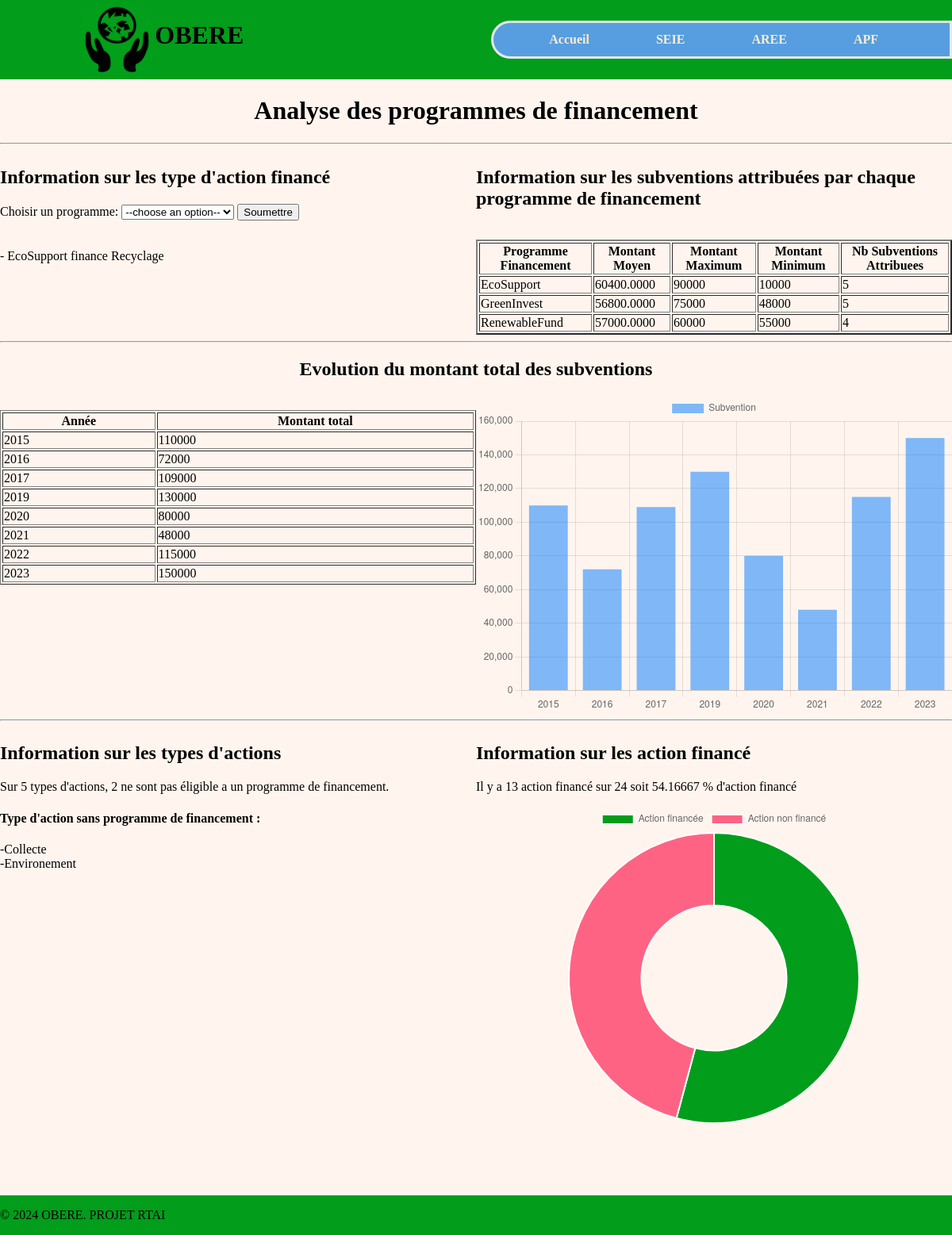
Page /site/page_apf.php on the committed database.
### tables this page shows
CREATE TABLE ProgrammeFinancement(
   nomPF VARCHAR(50),
   montantMaxAction INT,
   procedurePF VARCHAR(200),
   PRIMARY KEY(nomPF)
);

CREATE TABLE TypeAction(
   idTA INT,
   categorie VARCHAR(50),
   description VARCHAR(200),
   PRIMARY KEY(idTA)
);

### site/utils.php (called while the page is built, shortened)
<?php
class Utils{
  static function query($connexion, $sql){
    $result = null;
    try{
      $statement = $connexion->prepare($sql);
      $statement->execute();
      $result = $statement->fetchAll();
    }
    catch (PDOException $e){
      echo 'Echec de query : '.$e->getMessage();
    }
    return $result;
  }
}
 ?>

### site/page_apf.php (the view, shortened to what this page needs)
<!DOCTYPE html>
<html lang="fr">
<head>
</head>
<body>
    <?php include "header.php"; ?>
    <h1>Analyse des programmes de financement</h1>
    <hr>
    <div class="section1">
        <section class="section">
            <h2>Information sur les type d'action financé</h2>
            <?php
            include_once("utils.php");
            $connexion = Utils::connect();
            if ($connexion) {
            $sql = "SELECT nomPF AS ProgrammeFinancement
            FROM
            ProgrammeFinancement;";
            $result = Utils::query($connexion, $sql);
            $ProgrammeSelectionnee = $result[0][0];
        }
        ?>
      <form action="page_apf.php" method="post">
        Choisir un programme:
        <select name="list">
          <option value="">--choose an option--</option>
        </select>
        <input type="submit" value="Soumettre">
      </form>
      <br><br>
        <?php
        include_once("utils.php");
        $connexion = Utils::connect();
        if ($connexion) {
          $sql1 = "SELECT
          PF.nomPF AS ProgrammeFinancement,
          TA.categorie AS TypeAction
          FROM
          ProgrammeFinancement PF
          JOIN
          Eligible E ON PF.nomPF = E.nomPF
          JOIN
          TypeAction TA ON E.idTA = TA.idTA
          WHERE
          PF.nomPF = '$ProgrammeSelectionnee';";
          $result1 = Utils::query($connexion, $sql1);
        }
        ?>
         <?php
            foreach ($result1 as $row) {
                echo '- ' . $row['ProgrammeFinancement'] . ' finance ' . $row['TypeAction'] .'<br>' ;
            }
            ?>
        </section>
        <section class="section">
            <h2>Information sur les subventions attribuées par chaque programme de financement</h2>
            <br>
            <?php
        include_once("utils.php");
        $connexion = Utils::connect();
        if ($connexion) {
            $sql = "SELECT
            PF.nomPF AS ProgrammeFinancement,
            AVG(F.montantF) AS MontantMoyen,
            MAX(F.montantF) AS MontantMaximum,
            MIN(F.montantF) AS MontantMinimum,
            COUNT(F.idA) AS NombreSubventionsAttribuees
            FROM
            ProgrammeFinancement PF
            JOIN
            Financer F ON PF.nomPF = F.nomPF
            GROUP BY
            PF.nomPF;";
            $result = Utils::query($connexion, $sql);
        }
        ?>
        <table border="2">
            <tr>
                <th>Programme Financement</th>
                <th>Montant Moyen</th>
                <th>Montant Maximum</th>
                <th>Montant Minimum</th>
                <th>Nb Subventions Attribuees</th>
            </tr>
            <?php
            foreach ($result as $row) {
                echo '<tr>';
                echo '<td>' . $row['ProgrammeFinancement'] . ' </td>';
                echo '<td>' . $row['MontantMoyen'] . ' </td>';
                echo '<td>' . $row['MontantMaximum'] . ' </td>';
                echo '<td>' . $row['MontantMinimum'] . ' </td>';
                echo '<td>' . $row['NombreSubventionsAttribuees'] . ' </td>';
                echo '</tr>';
            }
            ?>
        </table>
        </section>
    </div>
    <hr>
    <div class="part2">
        <h2>Evolution du montant total des subventions</h2>
        <div class="section2">
            <section class="section">
                <br>
                <?php
                include_once("utils.php");
                $connexion = Utils::connect();
                if ($connexion) {
                    $sql = "SELECT F.anneeF, SUM(F.montantF) AS montantTotal
                            FROM Financer F
                            GROUP BY F.anneeF;";
                    $result = Utils::query($connexion, $sql);
                }
                ?>
                <table border="1">
                    <tr>
                        <th>Année</th>
                        <th>Montant total</th>
                    </tr>
                    <?php
                    foreach ($result as $row) {
                        echo '<tr>';
                        echo '<td>' . $row['anneeF'] . ' </td>';
                        echo '<td>' . $row['montantTotal'] . ' </td>';
                        echo '</tr>';
                        $annees[] = $row['anneeF'];
                        $mTotals[] = $row['montantTotal'];
                    }
                    ?>
                </table>
            </section>
            <canvas id="chart1"></canvas>
            <script>
                var annees = <?php echo json_encode($annees); ?>;
                var mTotals = <?php echo json_encode($mTotals); ?>;
                let ctx = document.getElementById("chart1").getContext('2d');
                let data = {
                    labels: annees,
                    datasets: [{
                        label: 'Subvention',
                        data: mTotals,
                        backgroundColor: 'rgba(0,123,255,0.5)'
                    }]
                };
                let myChart = new Chart(ctx, {
                    type: 'bar',
                    data: data,
                    options: {}
                });
            </script>
        </div>
    </div>
    <hr>
    <div class="section3">
        <section class="section">
            <h2>Information sur les types d'actions</h2>
            <?php
            include_once("utils.php");
            $connexion = Utils::connect();
            if ($connexion) {
                $sql1 = "SELECT categorie
                        FROM TypeAction
                        WHERE idTA NOT IN(
                            SELECT idTA
                            FROM Eligible);";
                $sql2 = "SELECT COUNT(*) AS nbTA FROM TypeAction;";
                $sql3 = "SELECT (SELECT COUNT(*) FROM TypeAction) - COUNT(DISTINCT idTA) AS TypeAsansF
                        FROM Eligible;";
                $result1 = Utils::query($connexion, $sql1);
                $result2 = Utils::query($connexion, $sql2);
                $result3 = Utils::query($connexion, $sql3);
            }
            ?>
            <p>Sur <?php echo $result2[0][0] ?> types d'actions, <?php echo $result3[0][0] ?> ne sont pas éligible a un programme de financement.</p>
            <h4>Type d'action sans programme de financement :</h4>
            <?php
            foreach ($result1 as $row) {
                echo '-' . $row['categorie'] . '<br>';
            }
            ?>
        </section>
        <section class="section">
            <h2>Information sur les action financé</h2>
            <?php
            include_once("utils.php");
            $connexion = Utils::connect();
            if ($connexion) {
                $sql1 = "SELECT (SELECT COUNT(DISTINCT idA) FROM Financer) * 100.0 / COUNT(idA) AS prActionsFinancees
                        FROM Action;";
                $sql2 = "SELECT COUNT(*) AS nbActions FROM Action;";
                $sql3 = "SELECT COUNT(DISTINCT idA) AS nbActionF FROM Financer;";
                $result1 = Utils::query($connexion, $sql1);
                $result2 = Utils::query($connexion, $sql2);
                $result3 = Utils::query($connexion, $sql3);
            }
            ?>
            <p>Il y a <?php echo $result3[0][0]; ?> action financé sur <?php echo $result2[0][0]; ?> soit <?php echo $result1[0][0]; ?> % d'action financé</p>
            <canvas id="chart2"></canvas>
            <script>
                var actionF = <?php echo json_encode($result3[0][0]); ?>;
                var actionNotF = <?php echo json_encode($result2[0][0] - $result3[0][0]); ?>;
                let ctx2 = document.getElementById("chart2").getContext('2d');
                let data2 = {
                    labels: ['Action financée', 'Action non financé'],
                    datasets: [{
                        label: 'nb action',
                        data: [actionF, actionNotF],
                        backgroundColor: ['rgb(1, 157, 27)', 'rgb(255, 99, 132)']
                    }]
                };
                let myChart2 = new Chart(ctx2, {
                    type: 'doughnut',
                    data: data2,
                });
            </script>
        </section>
    </div>
    <br><br><br><br><br>
    <?php include "footer.php"; ?>
</body>
</html>

### site/header.php (shortened to what this page needs)
<!DOCTYPE html>
<html lang="fr">
<head>
</head>
<body>
    <header>
        <div class="logo">
            <img class="game-icons-ecology" src="img/game-icons-ecology.png" />
            <h1>OBERE</h1>
        </div>
        <div class="head_link">
            <a class="text_link" href="index.php">Accueil</a>
            <a class="text_link" href="page_seie.php">SEIE</a>
            <a class="text_link" href="page_aree.php">AREE</a>
            <a class="text_link" href="page_apf.php">APF</a>
        </div>
    </header>
</body>
</html>

### site/footer.php (shortened to what this page needs)
<!DOCTYPE html>
<html lang="fr">
<head>
</head>
<body>
    <footer>
        <p>&copy; 2024 OBERE. PROJET RTAI</p>
    </footer>
</body>
</html>

### site/page_apf.php (style rules this page uses)
body { margin: 0; background-color: #FFF5EE; }
h1 { text-align: center }
.section { width: 600px; }
table { width: 600px; }
.section1 { display: flex; justify-content: center; }
.section2 { display: flex; justify-content: center; }
.section3 { display: flex; justify-content: center; }
.part2 h2 { text-align: center; }
#chart1 { max-height: 400px; max-width: 600px; }
#chart2 { max-height: 400px; max-width: 600px; }

### site/header.php (style rules this page uses)
header { height: 100px; padding-left: 100px; display: flex; justify-content: space-between; background-color: rgb(1, 157, 27); align-items: center; }
.logo { height: 90px; display: flex; }
.head_link { padding-top: 12px; padding-bottom: 12px; padding-left: 30px; padding-right: 50px; border: 3px solid; border-color: #e8e8e8; background-color: #569edf; border-radius: 49px 0px 0px 49px; }
.text_link { margin-left: 40px; margin-right: 40px; font-weight: bold; text-decoration: none; color: blanchedalmond; }

### site/footer.php (style rules this page uses)
footer { height: 50px; text-align: center; display: flex; background-color:rgb(1, 157, 27); }

### rows in the picture
programmefinancement: nomPF "EcoSupport", typeaction.categorie "Recyclage", MontantMoyen "60400.0000", MontantMaximum "90000", MontantMinimum "10000", NombreSubventionsAttribuees "5"
programmefinancement: nomPF "GreenInvest", MontantMoyen "56800.0000", MontantMaximum "75000", MontantMinimum "48000", NombreSubventionsAttribuees "5"
programmefinancement: nomPF "RenewableFund", MontantMoyen "57000.0000", MontantMaximum "60000", MontantMinimum "55000", NombreSubventionsAttribuees "4"
typeaction: categorie "Collecte"
typeaction: categorie "Environement"

### other values in the picture
$row['anneeF'] "2015"
$row['montantTotal'] "110000"
$row['anneeF'] "2016"
$row['montantTotal'] "72000"
$row['anneeF'] "2017"
$row['montantTotal'] "109000"
$row['anneeF'] "2019"
$row['montantTotal'] "130000"
$row['anneeF'] "2020"
$row['montantTotal'] "80000"
$row['anneeF'] "2021"
$row['montantTotal'] "48000"
$row['anneeF'] "2022"
$row['montantTotal'] "115000"
$row['anneeF'] "2023"
